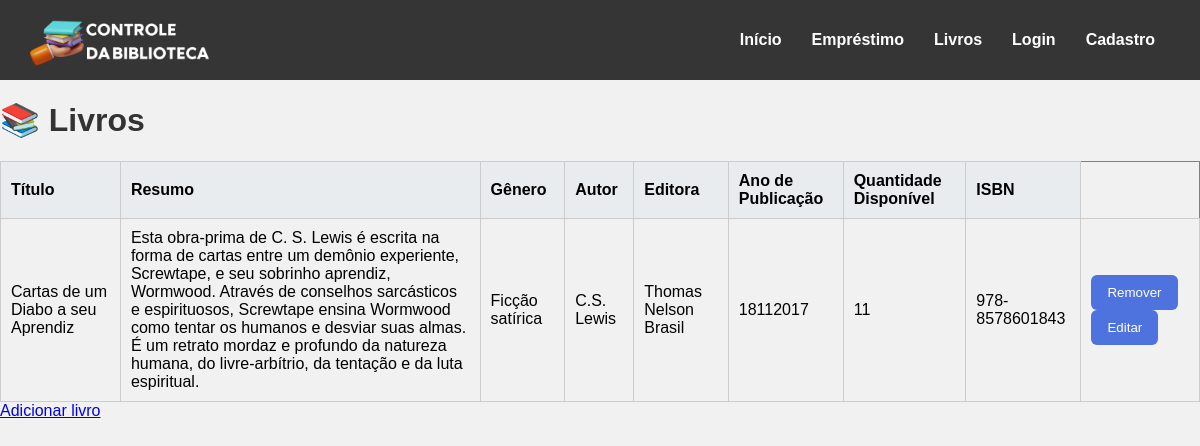
Screenshot of /livros (signed in) with the database file from the repository.
### tables this page shows
CREATE TABLE livros (
    id_livro INTEGER PRIMARY KEY AUTOINCREMENT,
    autor_id INTEGER NOT NULL,
    titulo VARCHAR(255) NOT NULL,
    isbn VARCHAR(13) NOT NULL,
    ano_publicacao INTEGER NOT NULL,
    genero_id INTEGER NOT NULL,
    editora_id INTEGER NOT NULL,
    quantidade_disponivel INTEGER NOT NULL,
    resumo TEXT,
    FOREIGN KEY (autor_id) REFERENCES autores(id_autor) ON DELETE RESTRICT,
    FOREIGN KEY (genero_id) REFERENCES generos(id_genero) ON DELETE CASCADE,
    FOREIGN KEY (editora_id) REFERENCES editoras(id_editora)
);

CREATE TABLE generos (
    id_genero INTEGER PRIMARY KEY AUTOINCREMENT,
    nome_genero VARCHAR(255) NOT NULL
);

CREATE TABLE autores (
    id_autor INTEGER PRIMARY KEY AUTOINCREMENT,
    nome_autor VARCHAR(255) NOT NULL,
    nacionalidade VARCHAR(255),
    data_nascimento DATE,
    biografia TEXT
);

CREATE TABLE editoras (
    id_editora INTEGER PRIMARY KEY AUTOINCREMENT,
    nome_editora VARCHAR(255) NOT NULL,
    endereco_editora TEXT
);

### app.py (the view)
@app.route('/livros', methods=["GET", "POST"])
@login_required
def livros():
    conexao = obter_conexao()
    sql = """SELECT livros.id_livro, livros.titulo, autores.nome_autor AS autor,
    generos.nome_genero AS genero, editoras.nome_editora AS editora,
    livros.isbn, livros.ano_publicacao,
    livros.quantidade_disponivel, livros.resumo
    FROM livros LEFT JOIN autores ON livros.autor_id = autores.id_autor
    LEFT JOIN generos ON livros.genero_id = generos.id_genero
    LEFT JOIN editoras ON livros.editora_id = editoras.id_editora
    ORDER BY livros.titulo
    """
    livros = conexao.execute(sql).fetchall()
    conexao.close()
    return render_template('livros.html', livros=livros)

### app.py (called while the page is built)
@login_manager.user_loader
def load_user(user_id):
    return User.achar_email(user_id)

@app.before_request
def carregar_mensagens_trigger():
    if request.endpoint in ('static', 'login'):
        return
    conexao = obter_conexao()
    mensagens = conexao.execute("""
        SELECT id_log, mensagem
        FROM log_triggers
        WHERE lida = 0
        ORDER BY data_execucao""").fetchall()
    for msg in mensagens:
        flash(msg['mensagem'], category='success')
    conexao.execute("""
        UPDATE log_triggers
        SET lida = 1
        WHERE lida = 0""")
    conexao.commit()
    conexao.close()

### database.py (called while the page is built)
def obter_conexao():
    conexao = sqlite3.connect('livros.db')
    conexao.execute("PRAGMA foreign_keys = ON")
    conexao.row_factory = sqlite3.Row
    return conexao

### modelos/__init__.py (called while the page is built)
    @classmethod
    def achar_email(cls, email):
        conexao = obter_conexao()
        sql = "SELECT * FROM usuarios WHERE email = ?"
        resultado = conexao.execute(sql, (email,)).fetchone()
        if resultado:
            return User(
                email=resultado['email'],
                nome=resultado['nome_usuario'],
                senha=resultado['senha_usuario'],
                numero_telefone=resultado['numero_telefone'],
                data_inscricao=resultado['data_inscricao']
            )
        return None

### templates/livros.html (shortened to what this page needs)
{% extends 'base.html'%}
{% block conteudo %}
    <h1>📚 Livros</h1>
    {% if livros %}
    <table border="1">
        <tr>
            <th>Título</th>
            <th>Resumo</th>
            <th>Gênero</th>
            <th>Autor</th>
            <th>Editora</th>
            <th>Ano de Publicação</th>
            <th>Quantidade Disponível</th>
            <th>ISBN</th>
        </tr>
        {% for livro in livros %}
        <tr>
            <td style="width: 10%;">{{ livro.titulo }}</td>
            <td style="width: 30%;">{{ livro.resumo }}</td>
            <td>{{ livro.genero }}</td>
            <td>{{ livro.autor }}</td>
            <td>{{ livro.editora }}</td>
            <td>{{ livro.ano_publicacao }}</td>
            <td>{{ livro.quantidade_disponivel }}</td>
            <td>{{ livro.isbn }}</td>
            <td>
                <a>
                    <form action="{{ url_for('remover_livro') }}" method="post" style="display:inline;">
                    <button type="submit">Remover</button>
                    </form>
                </a>
                <a href="{{ url_for('editar_livro', id=livro.id_livro) }}"><button type="button">Editar</button></a>
            </td>
        </tr>
        {% endfor %}
    </table>
    {% else %}
        <p>Nenhum livro cadastrado.</p>
    {% endif %}
    <a href="{{url_for('criar_livro')}}">Adicionar livro</a>
{% endblock %}

### templates/base.html (shortened to what this page needs)
<!DOCTYPE html>
<html lang="en">
<head>
    <link rel="stylesheet" href="{{ url_for('static', filename='style.css')}}">
    <link rel="stylesheet" href="{{ url_for('static', filename='menu.css') }}">
    <link rel="stylesheet" href="{{ url_for('static', filename='cadastro.css')}}">
</head>
<body>
    {% include 'componentes/menu.html' %}
    {% block conteudo %}{% endblock %}
</body>
</html>

### templates/componentes/menu.html (shortened to what this page needs)
<div class="menu">
    <div class="logo">
        <img src="{{ url_for('static', filename='img/logo.png') }}" alt="Logo">
    </div>
    <div class="links">
        <a href="/">Início</a>
        <a href="/emprestimo">Empréstimo</a>
        <div class="outros-links">
            <a href="/livros">Livros</a>
        </div>
        <a href="/login">Login</a>
        <a href="/cadastro">Cadastro</a>
    </div>
</div>

### static/style.css (style rules this page uses)
h1 { color: #333; }
table { width: 100%; border-collapse: collapse; margin-top: 20px; }
table th, table td { border: 1px solid #ccc; padding: 10px; text-align: left; }
table th { background-color: #e9ecef; }
button { background-color: #4e73df; color: white; border: none; padding: 10px 16px; border-radius: 6px; cursor: pointer; transition: background-color 0.3s; }

### static/menu.css (style rules this page uses)
.menu { height: 10vh; min-height: 40px; width: 100%; background: #353535; display: flex; align-items: center; justify-content: space-between; padding: 0 30px; box-sizing: border-box; }
.menu a { color: white; text-decoration: none; margin: 0 15px; font-weight: bold; }
.menu .logo img { width: 180px; }
.menu .links { display: flex; align-items: center; }
* { font-family:Arial, Helvetica, sans-serif; }
.outros-links { position: relative; }

### static/cadastro.css (style rules this page uses)
body { background-color: #f1f1f1; margin: 0; }
.logo img { width: 120px; height: auto; }
.logo { display: flex; justify-content: space-between; width: 100%; }

### rows the page displays
livros: titulo "Cartas de um Diabo a seu Aprendiz", resumo "Esta obra-prima de C. S. Lewis é escrita na forma de cartas entre um demônio experiente, Screwtape, e seu sobrinho aprendiz, Wormwood. Através de conselhos sarcásticos e espirituosos, Screwtape ensina Wormwood como tentar os humanos e desviar suas almas. É um retrato mordaz e profundo da natureza humana, do livre-arbítrio, da tentação e da luta espiritual.", genero "Ficção satírica", autor "C.S. Lewis", editora "Thomas Nelson Brasil", ano_publicacao "18112017", quantidade_disponivel "11", isbn "978-8578601843"
